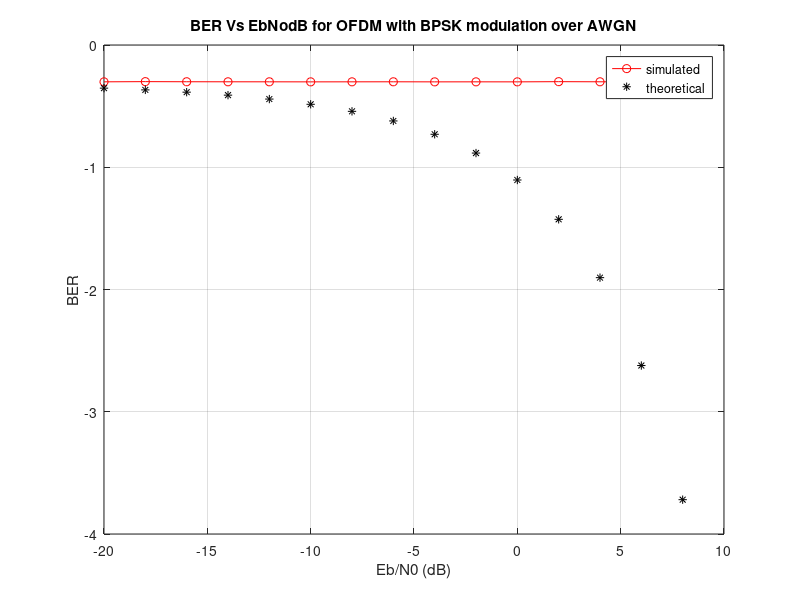

Recreate this plot in MATLAB.
%Simulation of OFDM system in an AWGN environment
clc;
clear all;

%--------Simulation parameters----------------
nSym=10^4; %Number of OFDM Symbols to transmit
EbN0dB = -20:2:8; % bit to noise ratio
%--------OFDM Parameters - Given in IEEE Spec--
N=64; %FFT size or total number of subcarriers (used + unused) 64
Nsd = 48; %Number of data subcarriers 48
Nsp = 4 ; %Number of pilot subcarriers 4
ofdmBW = 20 * 10^6 ; % OFDM bandwidth

% Derived Parameters
deltaF = ofdmBW/N; %=20 MHz/64 = 0.3125 MHz
Tfft = 1/deltaF; % IFFT/FFT period = 3.2us
Tgi = Tfft/4;%Guard interval duration - duration of cyclic prefix
Tsignal = Tgi+Tfft; %duration of BPSK-OFDM symbol
Ncp = N*Tgi/Tfft; %Number of symbols allocated to cyclic prefix
Nst = Nsd + Nsp; %Number of total used subcarriers
%For BPSK the number of Bits per Symbol is same as num of subcarriers
nBitsPerSym=Nst;
% converting to symbol to noise ratio
EsN0dB = EbN0dB + 10*log10(Nst/N) + 10*log10(N/(Ncp+N));
errors= zeros(1,length(EsN0dB));
theoreticalBER = zeros(1,length(EsN0dB));

%Monte Carlo Simulation
for i=1:length(EsN0dB),
for j=1:nSym

% Transmitter
s=2*round(rand(1,Nst))-1; %Generating Random Data with BPSK modulation
%IFFT block
%Assigning subcarriers from 1 to 26 (mapped to 1-26 of IFFT input)
%and -26 to -1 (mapped to 38 to 63 of IFFT input); Nulls from 27 to 37
%and at 0 position
X_Freq=[zeros(1,1) s(1:Nst/2) zeros(1,11) s(Nst/2+1:end)];
% Pretending the data to be in frequency domain and converting to time domain
x_Time=N/sqrt(Nst)*ifft(X_Freq);
%Adding Cyclic Prefix
ofdm_signal=[x_Time(N-Ncp+1:N) x_Time];
% Channel Modeling
noise=1/sqrt(2)*(randn(1,length(ofdm_signal))+1i*randn(1,length(ofdm_signal)));
r= sqrt((N+Ncp)/N)*ofdm_signal + 10^(-EsN0dB(i)/20)*noise;

% Receiver
%Removing cyclic prefix
r_Parallel=r(Ncp+1:(N+Ncp));
%FFT Block
r_Time=sqrt(Nst)/N*(fft(r_Parallel));
%Extracting the data carriers from the FFT output
R_Freq=r_Time([(2:Nst/2+1) (Nst/2+13:Nst+12)]);
%BPSK demodulation / Constellation Demapper.Force +ve value --> 1, -ve value --> -1
R_Freq(R_Freq>0) = +1;
R_Freq(R_Freq<0) = -1;
s_cap=R_Freq;

numErrors = sum(abs(s_cap-s)/2); %Count number of errors
%Accumulate bit errors for all symbols transmitted
errors(i)=errors(i)+numErrors;
end
theoreticalBER(i)=(1/2)*erfc(sqrt(10.^(EbN0dB(i)/10))); %Same as BER for BPSK over AWGN
end

simulatedBER = errors/(nSym*Nst);
plot(EbN0dB,log10(simulatedBER),'r-o');
hold on;
plot(EbN0dB,log10(theoreticalBER),'k*');
grid on;
title('BER Vs EbNodB for OFDM with BPSK modulation over AWGN');
xlabel('Eb/N0 (dB)');ylabel('BER');legend('simulated','theoretical');

